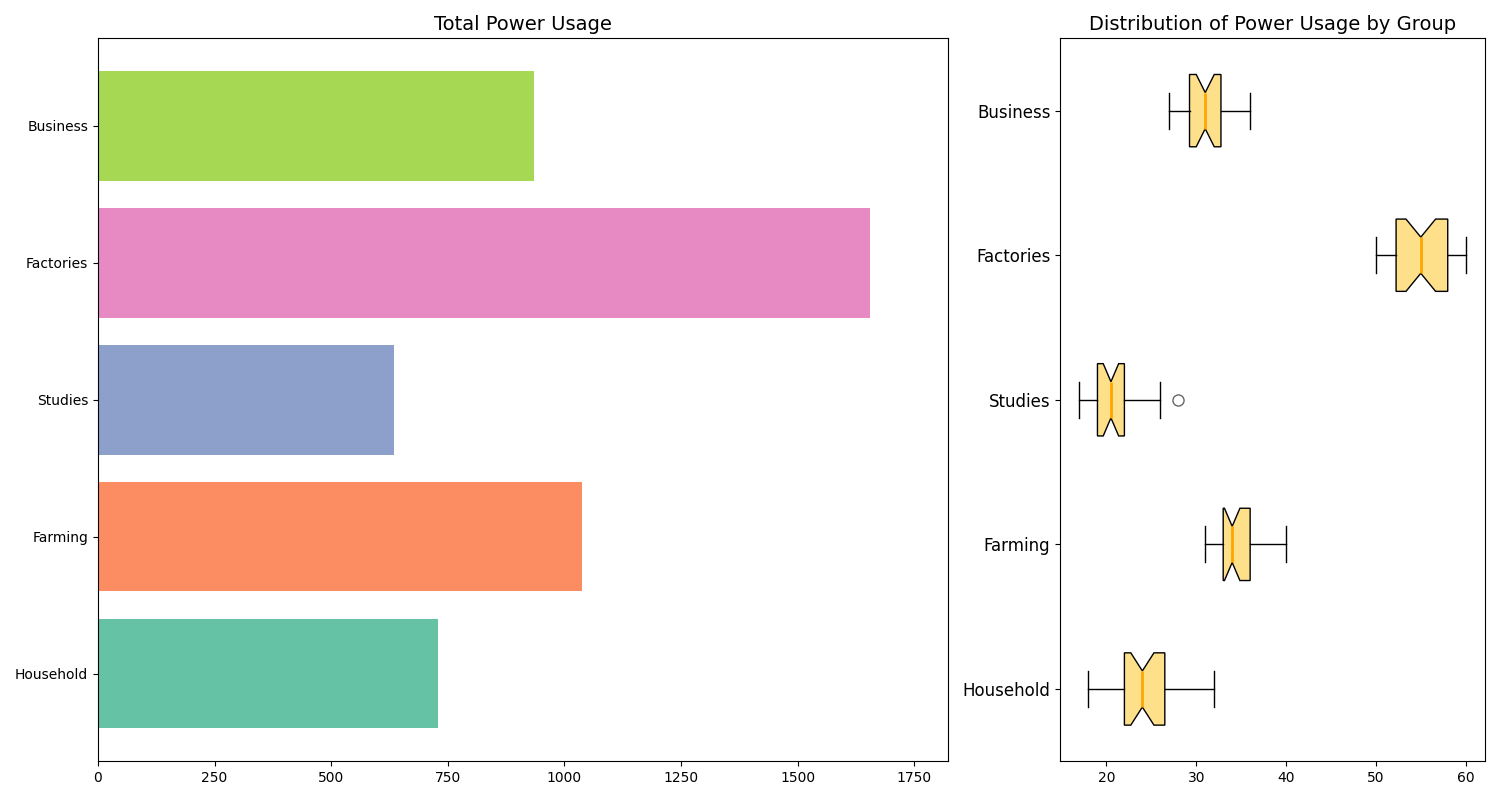

Generate this figure with Python:
import matplotlib.pyplot as plt
import numpy as np

residential = [24, 30, 23, 22, 27, 32, 22, 23, 19, 24, 25, 21, 21, 23, 24, 24, 29, 25, 30, 18, 28, 23, 21, 22, 23, 24, 28, 27, 22, 24]
agricultural = [34, 38, 39, 34, 31, 38, 37, 34, 35, 32, 36, 38, 33, 31, 33, 34, 32, 40, 36, 37, 35, 34, 33, 32, 31, 35, 36, 34, 33, 32]
research = [20, 25, 20, 21, 22, 17, 18, 19, 18, 24, 23, 26, 20, 21, 18, 19, 22, 21, 20, 19, 25, 26, 21, 22, 20, 19, 28, 22, 20, 19]
industrial = [51, 58, 52, 52, 51, 58, 60, 59, 57, 56, 53, 52, 53, 55, 50, 51, 55, 58, 60, 57, 56, 58, 59, 60, 55, 53, 52, 54, 55, 56]
commercial = [29, 34, 32, 31, 29, 32, 31, 30, 33, 34, 28, 29, 27, 30, 31, 32, 36, 34, 33, 35, 31, 30, 29, 32, 34, 30, 29, 28, 31, 30]

total_consumption = [sum(residential), sum(agricultural), sum(research), sum(industrial), sum(commercial)]

sectors = ["Household", "Farming", "Studies", "Factories", "Business"]

fig, axs = plt.subplots(1, 2, figsize=(15, 8), gridspec_kw={'width_ratios': [2, 1]})

axs[0].barh(sectors, total_consumption, color=['#66c2a5', '#fc8d62', '#8da0cb', '#e78ac3', '#a6d854'])
axs[0].set_title("Total Power Usage", fontsize=14)
axs[0].set_xlim(0, max(total_consumption) * 1.1)

axs[1].boxplot([residential, agricultural, research, industrial, commercial], vert=False, patch_artist=True, notch=True,
               boxprops=dict(facecolor='#fee08b'),
               whiskerprops=dict(),
               capprops=dict(),
               flierprops=dict(marker='o', color='red', markersize=8, alpha=0.6),
               medianprops=dict(color='orange', linewidth=2))

axs[1].set_title("Distribution of Power Usage by Group", fontsize=14)
axs[1].set_yticks(np.arange(1, len(sectors) + 1))
axs[1].set_yticklabels(sectors, fontsize=12)

plt.tight_layout()
plt.show()
